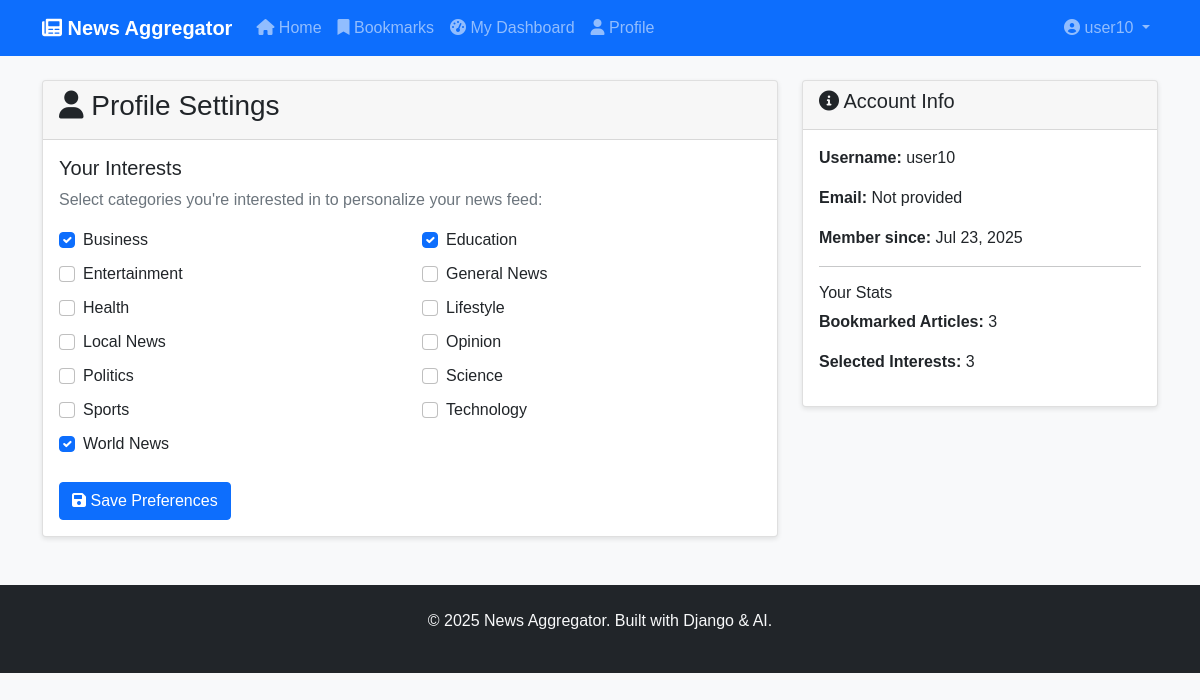
Screenshot of /profile/ (signed in) with the database file from the repository.
### apps/news/models.py (models this page shows, shortened)
class Category(models.Model):
    name = models.CharField(max_length=100, unique=True)
    slug = models.SlugField(unique=True)
    description = models.TextField(blank=True)
    created_at = models.DateTimeField(auto_now_add=True)
    class Meta:
        verbose_name_plural = "Categories"
        ordering = ['name']

### apps/news/views.py (the view, shortened to what this page needs)
# urls.py: path('profile/', views.profile, name='profile'),
@login_required
def profile(request):
    user_interests = UserInterest.objects.filter(user=request.user)
    all_categories = Category.objects.all()
    context = {
        'user_interests': user_interests,
        'all_categories': all_categories,
        'selected_categories': list(
            user_interests.values_list('category_id', flat=True)
        ),
    }
    return render(request, 'profile.html', context)

### templates/profile.html (shortened to what this page needs)
{% extends 'base.html' %}
{% block content %}
<div class="row">
    <div class="col-md-8">
        <div class="card">
            <div class="card-header">
                <h3><i class="fas fa-user"></i> Profile Settings</h3>
            </div>
            <div class="card-body">
                <form method="post">
                    <h5>Your Interests</h5>
                    <p class="text-muted">Select categories you're interested in to personalize your news feed:</p>
                    <div class="row">
                        {% for category in all_categories %}
                        <div class="col-md-6 mb-2">
                            <div class="form-check">
                                <input class="form-check-input" type="checkbox"
                                       name="categories" value="{{ category.id }}"
                                       id="category_{{ category.id }}"
                                       {% if category.id in selected_categories %}checked{% endif %}>
                                <label class="form-check-label" for="category_{{ category.id }}">
                                    {{ category.name }}
                                </label>
                            </div>
                        </div>
                        {% endfor %}
                    </div>
                    <button type="submit" class="btn btn-primary mt-3">
                        <i class="fas fa-save"></i> Save Preferences
                    </button>
                </form>
            </div>
        </div>
    </div>
    <div class="col-md-4">
        <div class="card">
            <div class="card-header">
                <h5><i class="fas fa-info-circle"></i> Account Info</h5>
            </div>
            <div class="card-body">
                <p><strong>Username:</strong> {{ user.username }}</p>
                <p><strong>Email:</strong> {{ user.email|default:"Not provided" }}</p>
                <p><strong>Member since:</strong> {{ user.date_joined|date:"M d, Y" }}</p>
                <hr>
                <h6>Your Stats</h6>
                <p><strong>Bookmarked Articles:</strong> {{ user.bookmarks.count }}</p>
                <p><strong>Selected Interests:</strong> {{ user.interests.count }}</p>
            </div>
        </div>
    </div>
</div>
{% endblock %}

### templates/base.html (shortened to what this page needs)
<!DOCTYPE html>
<html lang="en">
<head>
    <link href="https://cdn.jsdelivr.net/npm/bootstrap@5.1.3/dist/css/bootstrap.min.css" rel="stylesheet">
    <link href="https://cdnjs.cloudflare.com/ajax/libs/font-awesome/6.0.0/css/all.min.css" rel="stylesheet">
    <link href="{% load static %}{% static 'css/style.css' %}" rel="stylesheet">
</head>
<body>
    <nav class="navbar navbar-expand-lg navbar-dark bg-primary">
        <div class="container">
            <a class="navbar-brand" href="{% url 'home' %}">
                <i class="fas fa-newspaper"></i> News Aggregator
            </a>
            <div class="collapse navbar-collapse" id="navbarNav">
                <ul class="navbar-nav me-auto">
                    <li class="nav-item">
                        <a class="nav-link" href="{% url 'home' %}">
                            <i class="fas fa-home"></i> Home
                        </a>
                    </li>
                    {% if user.is_authenticated %}
                    <li class="nav-item">
                        <a class="nav-link" href="{% url 'bookmarks' %}">
                            <i class="fas fa-bookmark"></i> Bookmarks
                        </a>
                    </li>
                    <li class="nav-item">
                        <a class="nav-link" href="{% url 'dashboard' %}">
                            <i class="fas fa-tachometer-alt"></i> My Dashboard
                        </a>
                    </li>
                    <li class="nav-item">
                        <a class="nav-link" href="{% url 'profile' %}">
                            <i class="fas fa-user"></i> Profile
                        </a>
                    </li>
                    {% endif %}
                </ul>
                <ul class="navbar-nav">
                    {% if user.is_authenticated %}
                    <li class="nav-item dropdown">
                        <a class="nav-link dropdown-toggle" href="#" role="button" data-bs-toggle="dropdown">
                            <i class="fas fa-user-circle"></i> {{ user.username }}
                        </a>
                    </li>
                    {% endif %}
                </ul>
            </div>
        </div>
    </nav>
    <main class="container mt-4">
        {% block content %}
        {% endblock %}
    </main>
    <footer class="bg-dark text-light mt-5 py-4">
        <div class="container text-center">
            <p>&copy; 2025 News Aggregator. Built with Django & AI.</p>
        </div>
    </footer>
    <script src="{% load static %}{% static 'js/main.js' %}"></script>
</body>
</html>

### static/css/style.css (style rules this page uses)
body { font-family: Arial, sans-serif; background-color: #f8f9fa; }
.navbar-brand { font-weight: bold; }
.card { box-shadow: 0 2px 5px rgba(0,0,0,0.1); }

### rows the page displays
Category: categories "☑", name "Business"
Category: categories "☑", name "Education"
Category: name "Entertainment"
Category: name "General News"
Category: name "Health"
Category: name "Lifestyle"
Category: name "Local News"
Category: name "Opinion"
Category: name "Politics"
Category: name "Science"
Category: name "Sports"
Category: name "Technology"
Category: categories "☑", name "World News"

### other values shown
{{ user.username }} "user10"
{{ user.email|default:"Not provided" }} "Not provided"
{{ user.date_joined|date:"M d, Y" }} "Jul 23, 2025"
{{ user.bookmarks.count }} "3"
{{ user.interests.count }} "3"
